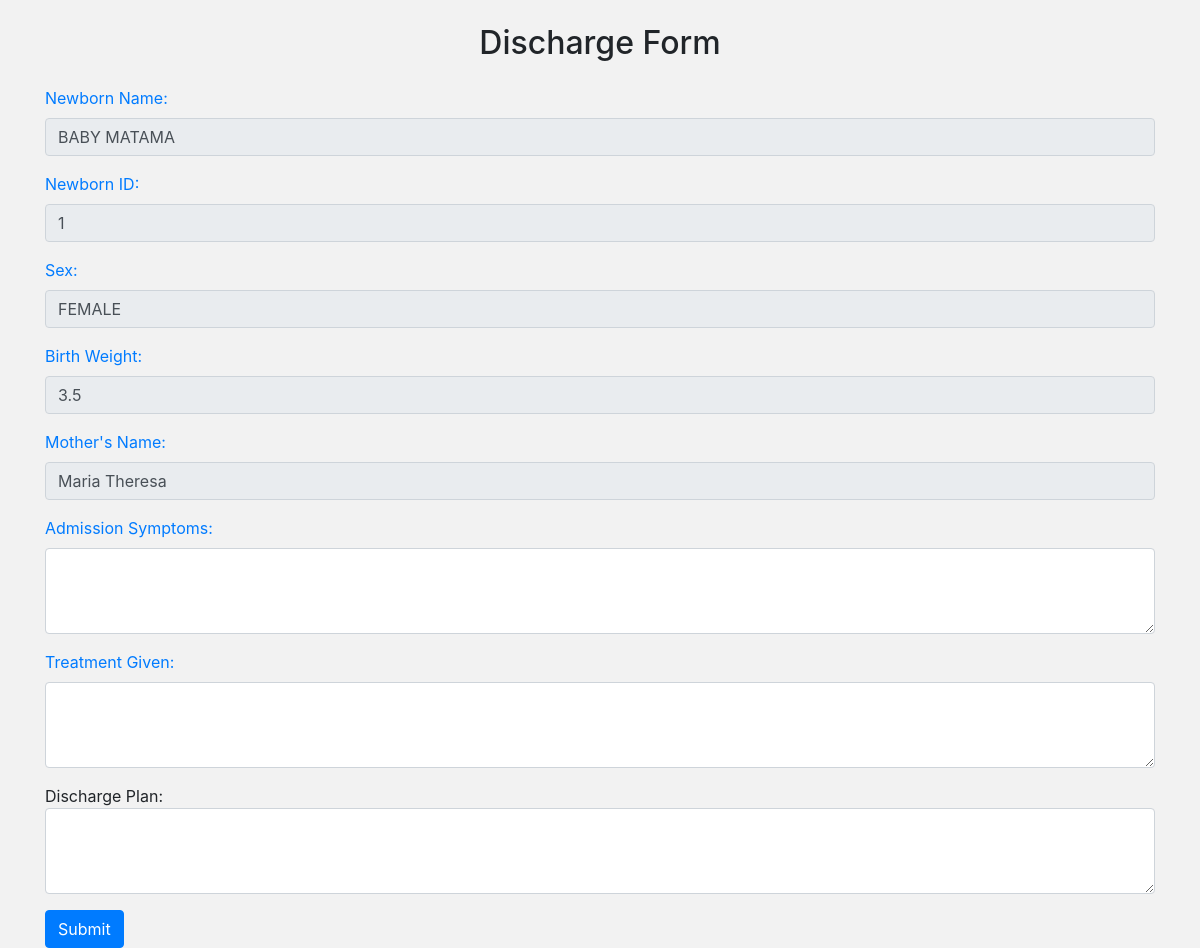
The app's page /newborn/discharge/1/, older data.
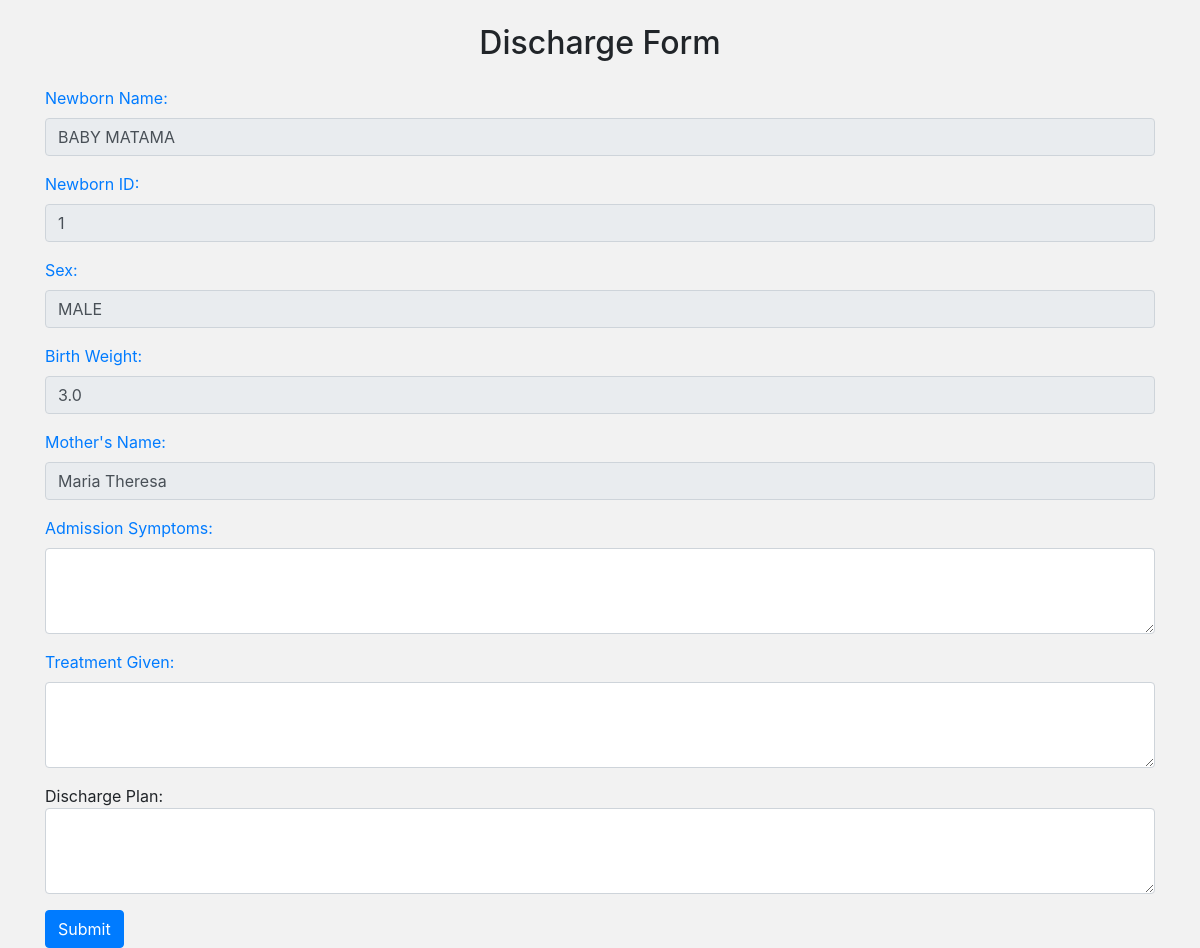
The same page, newer data.
### newborn/models.py (models this page shows, shortened)
class Newborn(models.Model):
    PLACE_OF_BIRTH_CHOICES = (
        ('Hospital', 'Hospital'),
        ('Home', 'Home'),
        ('Along the road', 'Along the road'),
    )
    MODE_OF_DELIVERY_CHOICES = (
        ('Vaginal', 'Vaginal'),
        ('C-Section', 'C-Section'),
        ('Assisted Vaginal Delivery', 'Assisted Vaginal Delivery'),
    )
    Yes_No_CHOICES = (
        ('Yes', 'Yes'),
        ('No', 'No'),
    )
    admission_date = models.DateTimeField()
    name = models.CharField(max_length=100)
    sex = models.CharField(max_length=100, choices=SEX)
    birth_weight = models.DecimalField(max_digits=2, decimal_places=1)
    delivery_date = models.DateTimeField()
    place_of_birth = models.CharField(max_length=100, choices=PLACE_OF_BIRTH_CHOICES)
    mode_of_delivery = models.CharField(max_length=100, choices=MODE_OF_DELIVERY_CHOICES)
    resuscitated = models.CharField(max_length=100, choices=Yes_No_CHOICES)
    referral = models.CharField(max_length=100, choices=Yes_No_CHOICES)
    mother = models.ForeignKey(MotherDetails, on_delete=models.CASCADE, null=True)

class MotherDetails(models.Model):
    name = models.CharField(max_length=50)
    age = models.IntegerField(default=28)
    blood_group = models.CharField(max_length=50, choices=BLOOD_GROUP)
    parity = models.CharField(max_length=100)
    number_of_living_children = models.CharField(max_length=100)
    hiv_status = models.CharField(max_length=50, choices=HIV_STATUS)
    level_of_education = models.CharField(max_length=50, choices=LEVEL_OF_EDUCATION)
    occupation = models.CharField(max_length=50, choices=OCCUPATION)
    location = models.ForeignKey(MotherLocation, on_delete=models.CASCADE, null=True)

### newborn/views.py (the view)
# urls.py: path('newborn/discharge/<int:pk>/', views.discharge_form, name='discharge'),
def discharge_form(request, pk):
    newborn = Newborn.objects.get(pk=pk)
    return render(request, 'newborn/discharge_form.html', {'newborn': newborn})

### newborn/templates/newborn/discharge_form.html (shortened to what this page needs)
<!DOCTYPE html>
<html>
<head>
	<link rel="stylesheet" href="https://maxcdn.bootstrapcdn.com/bootstrap/4.5.2/css/bootstrap.min.css">
</head>
<body>
	<div class="container">
		<h2 class="text-center my-4">Discharge Form</h2>
		<form>
			<div class="form-group">
				<label for="newborn-name">Newborn Name:</label>
				<input type="text" class="form-control" id="newborn-name" value="{{ newborn.name }}" disabled>
			</div>
			<div class="form-group">
				<label for="newborn-id">Newborn ID:</label>
				<input type="text" class="form-control" id="newborn-id" value="{{ newborn.id }}" disabled>
			</div>
			<div class="form-group">
				<label for="sex">Sex:</label>
				<input type="text" class="form-control" id="sex" value="{{ newborn.sex }}" disabled>
			</div>
			<div class="form-group">
				<label for="birth-weight">Birth Weight:</label>
				<input type="text" class="form-control" id="birth-weight" value="{{ newborn.birth_weight }}" disabled>
			</div>
			<div class="form-group">
				<label for="mother-name">Mother's Name:</label>
				<input type="text" class="form-control" id="mother-name" value="{{ newborn.mother.name }}" disabled>
			</div>
			<div class="form-group">
				<label for="admission-symptoms">Admission Symptoms:</label>
				<textarea class="form-control" id="admission-symptoms" rows="3"></textarea>
			</div>
			<div class="form-group">
				<label for="treatment-given">Treatment Given:</label>
				<textarea class="form-control" id="treatment-given" rows="3"></textarea>
			</div>
			<div class="form-group">
				<labelfor="discharge-plan">Discharge Plan:</label>
			<textarea class="form-control" id="discharge-plan" rows="3"></textarea>
			</div>
			<button type="submit" class="btn btn-primary">Submit</button>
		</form>
	</div>
</body>
</html>

Row changes from the older to the newer data that the page shows:
changed Newborn "BABY MATAMA": sex "FEMALE" → "MALE"; birth_weight "3.5" → "3.0"
